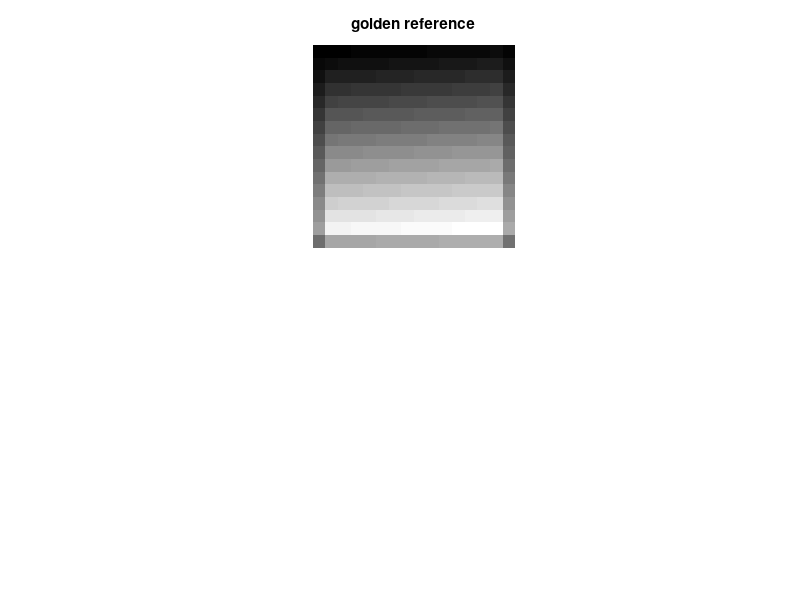

Source code (MATLAB): (Note: this script raises an error after producing the figure.)
close all, clc;

N = 16;

x = 1:N*N;

x = reshape(x,[N,N])'
h = [1,1,1];

y = zeros(N,N);
for i = 1:N
    y(:,i) = conv(x(i,:),h,'same')';
end
% Transposing implicitly

z = zeros(N,N);
for i = 1:N
    z(:,i) = conv(y(i,:),h,'same')';
end
z_seperable = z % Transposing implicitly

h = ones(3,3);
z_gold = conv2(x,h,'same')

figure, 
subplot(2,1,1), imshow(z_gold,[]), title('golden reference');
error = sprintf('L2-norm: %2.2f',norm(abs(z_gold-cpp),2))
subplot(2,1,2), imshow(cpp, []), title(error);